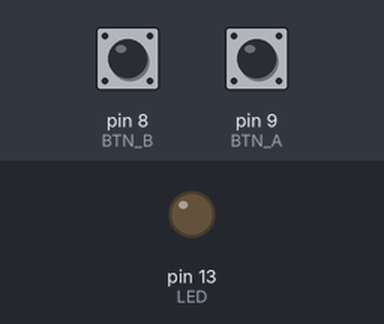
This sketch was run on a simulated Arduino Uno, built with avr-gcc and run on an emulated ATmega328P. Shown: output pins drawn as LEDs (lit = HIGH). Inputs (shaded band) come from the test bench; at power-on: pin 9 (BTN_A) HIGH, pin 8 (BTN_B) HIGH.

Above: at 1.2 s.
1.3 s: pin 9 (BTN_A) pulled LOW for 0.15 s
At 1.6 s:
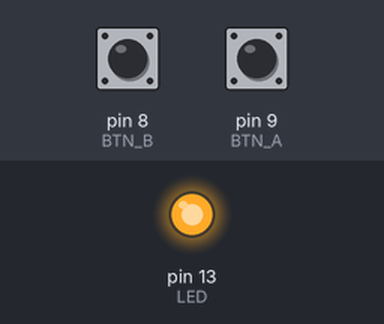
2.9 s: pin 8 (BTN_B) pulled LOW for 0.15 s
At 4.0 s:
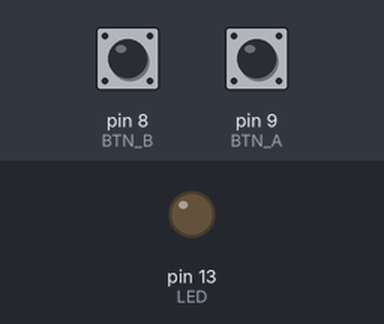
4.5 s: pin 9 (BTN_A) pulled LOW for 1 s
At 5.2 s:
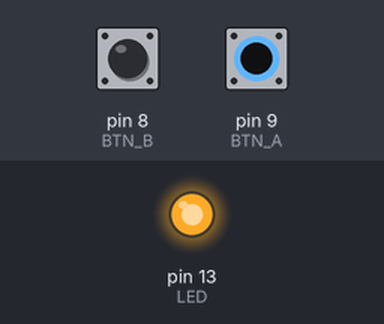
7.0 s: pin 8 (BTN_B) driven LOW and pin 9 (BTN_A) driven LOW
At 7.4 s:
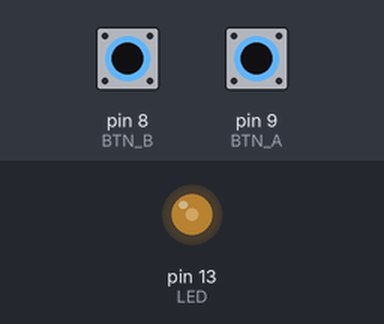
8.5 s: pin 8 (BTN_B) driven HIGH
At 9.3 s:
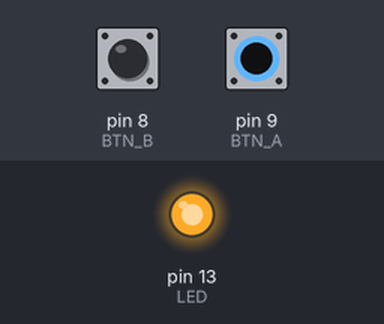
Timing chart, 0 to 11.0 s (numbered marks = the images above; inputs shaded):
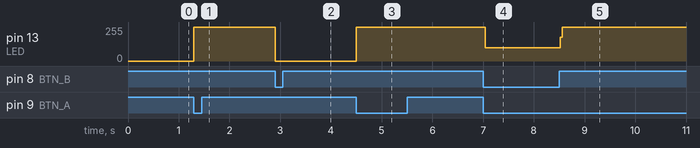

The sketch:

PushSwitchesWithSingleLed.ino
```cpp
int LED = 13;
int BTN_A = 9;
int BTN_B = 8;

void setup() {
  // put your setup code here, to run once:
  pinMode(LED, OUTPUT);
  pinMode(BTN_A, INPUT_PULLUP);
  pinMode(BTN_B, INPUT_PULLUP);
}

void loop() {
  // put your main code here, to run repeatedly:
  if (digitalRead(BTN_A) == LOW) {
    digitalWrite(LED, HIGH);
  }
  if (digitalRead(BTN_B) == LOW) {
    digitalWrite(LED, LOW);
  }
}
```

Measured:
- after the input at 1.3 s, pin 13 (LED): 0/255 → 255/255 at once
- after the input at 2.9 s, pin 13 (LED): 255/255 → 0/255 at once
- after the input at 4.5 s, pin 13 (LED): 0/255 → 255/255 at once
- after the input at 7.0 s, pin 13 (LED): 255/255 → 100/255 at once
- after the input at 8.5 s, pin 13 (LED): 100/255 → 255/255 at once
